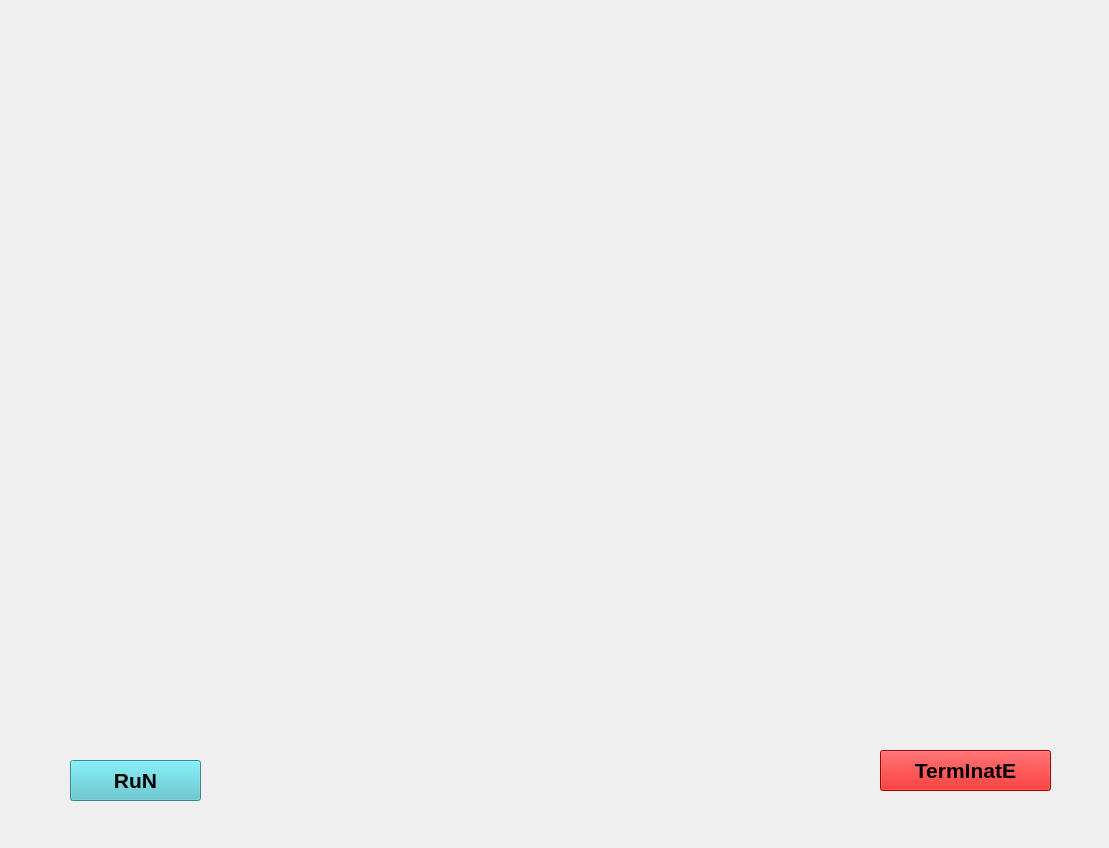
<?xml version="1.0" encoding="UTF-8"?>
<ui version="4.0">
 <class>MainWindow</class>
 <widget class="QMainWindow" name="MainWindow">
  <property name="geometry">
   <rect>
    <x>0</x>
    <y>0</y>
    <width>1109</width>
    <height>848</height>
   </rect>
  </property>
  <property name="windowTitle">
   <string>MainWindow</string>
  </property>
  <widget class="QWidget" name="centralwidget">
   <widget class="QLabel" name="label">
    <property name="geometry">
     <rect>
      <x>0</x>
      <y>0</y>
      <width>1111</width>
      <height>851</height>
     </rect>
    </property>
    <property name="text">
     <string/>
    </property>
    <property name="pixmap">
     <pixmap>Uhy5.gif</pixmap>
    </property>
    <property name="scaledContents">
     <bool>true</bool>
    </property>
   </widget>
   <widget class="QPushButton" name="pushButton">
    <property name="geometry">
     <rect>
      <x>70</x>
      <y>760</y>
      <width>131</width>
      <height>41</height>
     </rect>
    </property>
    <property name="font">
     <font>
      <family>MS Shell Dlg 2</family>
      <pointsize>16</pointsize>
      <weight>75</weight>
      <bold>true</bold>
     </font>
    </property>
    <property name="cursor">
     <cursorShape>ArrowCursor</cursorShape>
    </property>
    <property name="styleSheet">
     <string notr="true">background-color: rgb(78, 190, 202);
border-color: rgb(255, 255, 255);
selection-background-color: rgb(62, 185, 48);</string>
    </property>
    <property name="text">
     <string>RuN</string>
    </property>
   </widget>
   <widget class="QPushButton" name="pushButton_2">
    <property name="geometry">
     <rect>
      <x>880</x>
      <y>750</y>
      <width>171</width>
      <height>41</height>
     </rect>
    </property>
    <property name="font">
     <font>
      <family>MS Shell Dlg 2</family>
      <pointsize>16</pointsize>
      <weight>75</weight>
      <bold>true</bold>
     </font>
    </property>
    <property name="cursor">
     <cursorShape>ArrowCursor</cursorShape>
    </property>
    <property name="styleSheet">
     <string notr="true">background-color: rgb(223, 0, 0);
border-color: rgb(255, 255, 255);</string>
    </property>
    <property name="text">
     <string>TermInatE</string>
    </property>
   </widget>
   <widget class="QLabel" name="label_3">
    <property name="geometry">
     <rect>
      <x>-10</x>
      <y>-20</y>
      <width>421</width>
      <height>201</height>
     </rect>
    </property>
    <property name="text">
     <string/>
    </property>
    <property name="pixmap">
     <pixmap>—Pngtree—ogy frame icon ui_3840609.png</pixmap>
    </property>
    <property name="scaledContents">
     <bool>true</bool>
    </property>
   </widget>
   <widget class="QLabel" name="label_4">
    <property name="geometry">
     <rect>
      <x>160</x>
      <y>170</y>
      <width>151</width>
      <height>141</height>
     </rect>
    </property>
    <property name="text">
     <string/>
    </property>
    <property name="pixmap">
     <pixmap>pngegg.png</pixmap>
    </property>
    <property name="scaledContents">
     <bool>true</bool>
    </property>
   </widget>
   <widget class="QLabel" name="label_5">
    <property name="geometry">
     <rect>
      <x>120</x>
      <y>580</y>
      <width>171</width>
      <height>141</height>
     </rect>
    </property>
    <property name="text">
     <string/>
    </property>
    <property name="pixmap">
     <pixmap>pngegg.png</pixmap>
    </property>
    <property name="scaledContents">
     <bool>true</bool>
    </property>
   </widget>
   <widget class="QLabel" name="label_6">
    <property name="geometry">
     <rect>
      <x>790</x>
      <y>620</y>
      <width>151</width>
      <height>141</height>
     </rect>
    </property>
    <property name="text">
     <string/>
    </property>
    <property name="pixmap">
     <pixmap>pngegg.png</pixmap>
    </property>
    <property name="scaledContents">
     <bool>true</bool>
    </property>
   </widget>
   <widget class="QTextBrowser" name="textBrowser">
    <property name="geometry">
     <rect>
      <x>30</x>
      <y>30</y>
      <width>161</width>
      <height>91</height>
     </rect>
    </property>
    <property name="styleSheet">
     <string notr="true">background:transparent;
font-size:24;
border:transparent;
font-color:rgb(6, 254, 255)</string>
    </property>
   </widget>
   <widget class="QTextBrowser" name="textBrowser_2">
    <property name="geometry">
     <rect>
      <x>210</x>
      <y>40</y>
      <width>151</width>
      <height>71</height>
     </rect>
    </property>
    <property name="styleSheet">
     <string notr="true">background:transparent;
font-size:24;
border:transparent;
font-color:rgb(6, 254, 255)</string>
    </property>
   </widget>
   <widget class="QTextBrowser" name="textBrowser_4">
    <property name="geometry">
     <rect>
      <x>180</x>
      <y>620</y>
      <width>51</width>
      <height>31</height>
     </rect>
    </property>
    <property name="styleSheet">
     <string notr="true">background:transparent;
font-size:14;
border:transparent;
font-color:rgb(21, 200, 11)</string>
    </property>
   </widget>
   <widget class="QTextBrowser" name="textBrowser_5">
    <property name="geometry">
     <rect>
      <x>840</x>
      <y>660</y>
      <width>51</width>
      <height>31</height>
     </rect>
    </property>
    <property name="styleSheet">
     <string notr="true">background:transparent;
font-size:14;
border:transparent;
font-color:rgb(21, 200, 11)</string>
    </property>
   </widget>
   <widget class="QTextBrowser" name="textBrowser_6">
    <property name="geometry">
     <rect>
      <x>210</x>
      <y>210</y>
      <width>51</width>
      <height>31</height>
     </rect>
    </property>
    <property name="styleSheet">
     <string notr="true">background:transparent;
font-size:14;
border:transparent;
font-color:rgb(255, 54, 19)</string>
    </property>
   </widget>
  </widget>
 </widget>
 <resources/>
 <connections/>
</ui>
